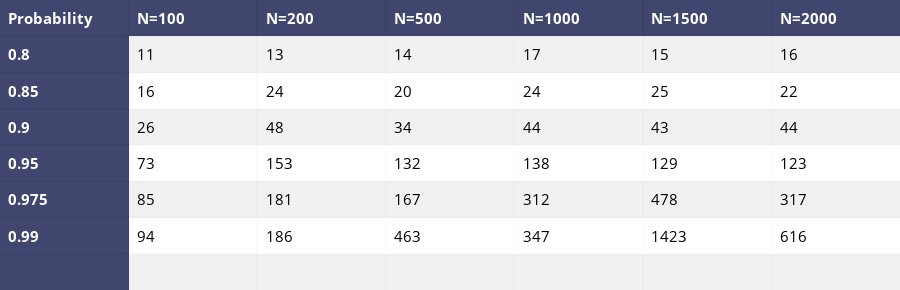

Here is the notebook cell this chart was saved with:
### Code cell
data_matrix = [['Probability', 'N=100','N=200','N=500','N=1000','N=1500','N=2000'],
               ['0.8']+list1ba,
               ['0.85']+list2ba,
               ['0.9']+list3ba,
               ['0.95']+list4ba,
               ['0.975']+list5ba,
               ['0.99']+list6ba,
               ['','','','','','','']
               ]

table = ff.create_table(data_matrix,index=True, index_title='Date')
for i in range(len(table.layout.annotations)):
    table.layout.annotations[i].font.size = 15
iplot(table, filename='simple_table')

### Figure 1 — Plotly figure (JSON) as saved in the notebook; plotly's stock layout.template omitted (floating-point values rounded to 4 significant figures)
{"data": [{"colorscale": [[0, "#00083e"], [0.5, "#ededee"], [1, "#ffffff"]], "hoverinfo": "none", "opacity": 0.75, "showscale": false, "type": "heatmap", "z": [[0, 0, 0, 0, 0, 0, 0], [0, 0.5, 0.5, 0.5, 0.5, 0.5, 0.5], [0, 1, 1, 1, 1, 1, 1], [0, 0.5, 0.5, 0.5, 0.5, 0.5, 0.5], [0, 1, 1, 1, 1, 1, 1], [0, 0.5, 0.5, 0.5, 0.5, 0.5, 0.5], [0, 1, 1, 1, 1, 1, 1], [0, 0.5, 0.5, 0.5, 0.5, 0.5, 0.5]]}], "layout": {"annotations": [{"align": "left", "font": {"color": "#ffffff", "size": 15}, "showarrow": false, "text": "<b>Probability</b>", "x": -0.45, "xanchor": "left", "xref": "x1", "y": 0, "yref": "y1"}, {"align": "left", "font": {"color": "#ffffff", "size": 15}, "showarrow": false, "text": "<b>N=100</b>", "x": 0.55, "xanchor": "left", "xref": "x1", "y": 0, "yref": "y1"}, {"align": "left", "font": {"color": "#ffffff", "size": 15}, "showarrow": false, "text": "<b>N=200</b>", "x": 1.55, "xanchor": "left", "xref": "x1", "y": 0, "yref": "y1"}, {"align": "left", "font": {"color": "#ffffff", "size": 15}, "showarrow": false, "text": "<b>N=500</b>", "x": 2.55, "xanchor": "left", "xref": "x1", "y": 0, "yref": "y1"}, {"align": "left", "font": {"color": "#ffffff", "size": 15}, "showarrow": false, "text": "<b>N=1000</b>", "x": 3.55, "xanchor": "left", "xref": "x1", "y": 0, "yref": "y1"}, {"align": "left", "font": {"color": "#ffffff", "size": 15}, "showarrow": false, "text": "<b>N=1500</b>", "x": 4.55, "xanchor": "left", "xref": "x1", "y": 0, "yref": "y1"}, {"align": "left", "font": {"color": "#ffffff", "size": 15}, "showarrow": false, "text": "<b>N=2000</b>", "x": 5.55, "xanchor": "left", "xref": "x1", "y": 0, "yref": "y1"}, {"align": "left", "font": {"color": "#ffffff", "size": 15}, "showarrow": false, "text": "<b>0.8</b>", "x": -0.45, "xanchor": "left", "xref": "x1", "y": 1, "yref": "y1"}, {"align": "left", "font": {"color": "#000000", "size": 15}, "showarrow": false, "text": "11", "x": 0.55, "xanchor": "left", "xref": "x1", "y": 1, "yref": "y1"}, {"align": "left", "font": {"color": "#000000", "size": 15}, "showarrow": false, "text": "13", "x": 1.55, "xanchor": "left", "xref": "x1", "y": 1, "yref": "y1"}, {"align": "left", "font": {"color": "#000000", "size": 15}, "showarrow": false, "text": "14", "x": 2.55, "xanchor": "left", "xref": "x1", "y": 1, "yref": "y1"}, {"align": "left", "font": {"color": "#000000", "size": 15}, "showarrow": false, "text": "17", "x": 3.55, "xanchor": "left", "xref": "x1", "y": 1, "yref": "y1"}, {"align": "left", "font": {"color": "#000000", "size": 15}, "showarrow": false, "text": "15", "x": 4.55, "xanchor": "left", "xref": "x1", "y": 1, "yref": "y1"}, {"align": "left", "font": {"color": "#000000", "size": 15}, "showarrow": false, "text": "16", "x": 5.55, "xanchor": "left", "xref": "x1", "y": 1, "yref": "y1"}, {"align": "left", "font": {"color": "#ffffff", "size": 15}, "showarrow": false, "text": "<b>0.85</b>", "x": -0.45, "xanchor": "left", "xref": "x1", "y": 2, "yref": "y1"}, {"align": "left", "font": {"color": "#000000", "size": 15}, "showarrow": false, "text": "16", "x": 0.55, "xanchor": "left", "xref": "x1", "y": 2, "yref": "y1"}, {"align": "left", "font": {"color": "#000000", "size": 15}, "showarrow": false, "text": "24", "x": 1.55, "xanchor": "left", "xref": "x1", "y": 2, "yref": "y1"}, {"align": "left", "font": {"color": "#000000", "size": 15}, "showarrow": false, "text": "20", "x": 2.55, "xanchor": "left", "xref": "x1", "y": 2, "yref": "y1"}, {"align": "left", "font": {"color": "#000000", "size": 15}, "showarrow": false, "text": "24", "x": 3.55, "xanchor": "left", "xref": "x1", "y": 2, "yref": "y1"}, {"align": "left", "font": {"color": "#000000", "size": 15}, "showarrow": false, "text": "25", "x": 4.55, "xanchor": "left", "xref": "x1", "y": 2, "yref": "y1"}, {"align": "left", "font": {"color": "#000000", "size": 15}, "showarrow": false, "text": "22", "x": 5.55, "xanchor": "left", "xref": "x1", "y": 2, "yref": "y1"}, {"align": "left", "font": {"color": "#ffffff", "size": 15}, "showarrow": false, "text": "<b>0.9</b>", "x": -0.45, "xanchor": "left", "xref": "x1", "y": 3, "yref": "y1"}, {"align": "left", "font": {"color": "#000000", "size": 15}, "showarrow": false, "text": "26", "x": 0.55, "xanchor": "left", "xref": "x1", "y": 3, "yref": "y1"}, {"align": "left", "font": {"color": "#000000", "size": 15}, "showarrow": false, "text": "48", "x": 1.55, "xanchor": "left", "xref": "x1", "y": 3, "yref": "y1"}, {"align": "left", "font": {"color": "#000000", "size": 15}, "showarrow": false, "text": "34", "x": 2.55, "xanchor": "left", "xref": "x1", "y": 3, "yref": "y1"}, {"align": "left", "font": {"color": "#000000", "size": 15}, "showarrow": false, "text": "44", "x": 3.55, "xanchor": "left", "xref": "x1", "y": 3, "yref": "y1"}, {"align": "left", "font": {"color": "#000000", "size": 15}, "showarrow": false, "text": "43", "x": 4.55, "xanchor": "left", "xref": "x1", "y": 3, "yref": "y1"}, {"align": "left", "font": {"color": "#000000", "size": 15}, "showarrow": false, "text": "44", "x": 5.55, "xanchor": "left", "xref": "x1", "y": 3, "yref": "y1"}, {"align": "left", "font": {"color": "#ffffff", "size": 15}, "showarrow": false, "text": "<b>0.95</b>", "x": -0.45, "xanchor": "left", "xref": "x1", "y": 4, "yref": "y1"}, {"align": "left", "font": {"color": "#000000", "size": 15}, "showarrow": false, "text": "73", "x": 0.55, "xanchor": "left", "xref": "x1", "y": 4, "yref": "y1"}, {"align": "left", "font": {"color": "#000000", "size": 15}, "showarrow": false, "text": "153", "x": 1.55, "xanchor": "left", "xref": "x1", "y": 4, "yref": "y1"}, {"align": "left", "font": {"color": "#000000", "size": 15}, "showarrow": false, "text": "132", "x": 2.55, "xanchor": "left", "xref": "x1", "y": 4, "yref": "y1"}, {"align": "left", "font": {"color": "#000000", "size": 15}, "showarrow": false, "text": "138", "x": 3.55, "xanchor": "left", "xref": "x1", "y": 4, "yref": "y1"}, {"align": "left", "font": {"color": "#000000", "size": 15}, "showarrow": false, "text": "129", "x": 4.55, "xanchor": "left", "xref": "x1", "y": 4, "yref": "y1"}, {"align": "left", "font": {"color": "#000000", "size": 15}, "showarrow": false, "text": "123", "x": 5.55, "xanchor": "left", "xref": "x1", "y": 4, "yref": "y1"}, {"align": "left", "font": {"color": "#ffffff", "size": 15}, "showarrow": false, "text": "<b>0.975</b>", "x": -0.45, "xanchor": "left", "xref": "x1", "y": 5, "yref": "y1"}, {"align": "left", "font": {"color": "#000000", "size": 15}, "showarrow": false, "text": "85", "x": 0.55, "xanchor": "left", "xref": "x1", "y": 5, "yref": "y1"}, {"align": "left", "font": {"color": "#000000", "size": 15}, "showarrow": false, "text": "181", "x": 1.55, "xanchor": "left", "xref": "x1", "y": 5, "yref": "y1"}, {"align": "left", "font": {"color": "#000000", "size": 15}, "showarrow": false, "text": "167", "x": 2.55, "xanchor": "left", "xref": "x1", "y": 5, "yref": "y1"}, {"align": "left", "font": {"color": "#000000", "size": 15}, "showarrow": false, "text": "312", "x": 3.55, "xanchor": "left", "xref": "x1", "y": 5, "yref": "y1"}, {"align": "left", "font": {"color": "#000000", "size": 15}, "showarrow": false, "text": "478", "x": 4.55, "xanchor": "left", "xref": "x1", "y": 5, "yref": "y1"}, {"align": "left", "font": {"color": "#000000", "size": 15}, "showarrow": false, "text": "317", "x": 5.55, "xanchor": "left", "xref": "x1", "y": 5, "yref": "y1"}, {"align": "left", "font": {"color": "#ffffff", "size": 15}, "showarrow": false, "text": "<b>0.99</b>", "x": -0.45, "xanchor": "left", "xref": "x1", "y": 6, "yref": "y1"}, {"align": "left", "font": {"color": "#000000", "size": 15}, "showarrow": false, "text": "94", "x": 0.55, "xanchor": "left", "xref": "x1", "y": 6, "yref": "y1"}, {"align": "left", "font": {"color": "#000000", "size": 15}, "showarrow": false, "text": "186", "x": 1.55, "xanchor": "left", "xref": "x1", "y": 6, "yref": "y1"}, {"align": "left", "font": {"color": "#000000", "size": 15}, "showarrow": false, "text": "463", "x": 2.55, "xanchor": "left", "xref": "x1", "y": 6, "yref": "y1"}, {"align": "left", "font": {"color": "#000000", "size": 15}, "showarrow": false, "text": "347", "x": 3.55, "xanchor": "left", "xref": "x1", "y": 6, "yref": "y1"}, {"align": "left", "font": {"color": "#000000", "size": 15}, "showarrow": false, "text": "1423", "x": 4.55, "xanchor": "left", "xref": "x1", "y": 6, "yref": "y1"}, {"align": "left", "font": {"color": "#000000", "size": 15}, "showarrow": false, "text": "616", "x": 5.55, "xanchor": "left", "xref": "x1", "y": 6, "yref": "y1"}, {"align": "left", "font": {"color": "#ffffff", "size": 15}, "showarrow": false, "text": "<b></b>", "x": -0.45, "xanchor": "left", "xref": "x1", "y": 7, "yref": "y1"}, {"align": "left", "font": {"color": "#000000", "size": 15}, "showarrow": false, "text": "", "x": 0.55, "xanchor": "left", "xref": "x1", "y": 7, "yref": "y1"}, {"align": "left", "font": {"color": "#000000", "size": 15}, "showarrow": false, "text": "", "x": 1.55, "xanchor": "left", "xref": "x1", "y": 7, "yref": "y1"}, {"align": "left", "font": {"color": "#000000", "size": 15}, "showarrow": false, "text": "", "x": 2.55, "xanchor": "left", "xref": "x1", "y": 7, "yref": "y1"}, {"align": "left", "font": {"color": "#000000", "size": 15}, "showarrow": false, "text": "", "x": 3.55, "xanchor": "left", "xref": "x1", "y": 7, "yref": "y1"}, {"align": "left", "font": {"color": "#000000", "size": 15}, "showarrow": false, "text": "", "x": 4.55, "xanchor": "left", "xref": "x1", "y": 7, "yref": "y1"}, {"align": "left", "font": {"color": "#000000", "size": 15}, "showarrow": false, "text": "", "x": 5.55, "xanchor": "left", "xref": "x1", "y": 7, "yref": "y1"}], "height": 290, "margin": {"b": 0, "l": 0, "r": 0, "t": 0}, "xaxis": {"dtick": 1, "gridwidth": 2, "showticklabels": false, "tick0": -0.5, "ticks": "", "zeroline": false}, "yaxis": {"autorange": "reversed", "dtick": 1, "gridwidth": 2, "showticklabels": false, "tick0": 0.5, "ticks": "", "zeroline": false}}}
